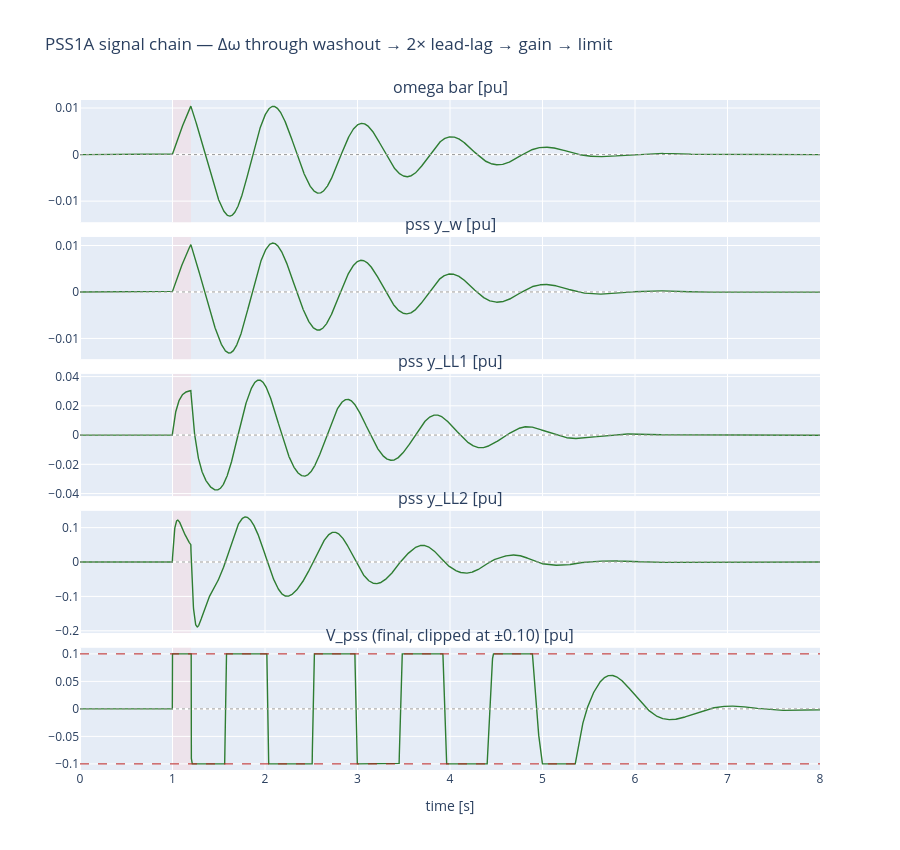

Source (notebook cell):
### Markdown cell above
## 9. Headline plot 3 — PSS signal anatomy

Trace each block in the PSS chain to see exactly what the
stabiliser is doing.  Same fault, AVR + PSS run.  The plotted
signals are:

- `omega` — rotor slip $\bar\omega$ (input to PSS)
- `pss_y_w` — washout output (Δω with DC removed)
- `pss_y_LL1` — first lead-lag output
- `pss_y_LL2` — second lead-lag output
- `Vpss` — final stabiliser output (after gain `Ks` and ± limit)

Watch the saturation behaviour: during the first ~2 s post-fault
the PSS rails at ±0.10 (full damping torque demanded but limited);
after the rotor returns to small deviations the PSS comes off the
limit and operates linearly.

### Code cell
g3 = GENROU(D=3.0); a3 = ST1A(); p3 = PSS1A()
r3 = run_smib_genrou_avr_pss(g3, a3, p3, n, t_end=8.0, h=2e-3,
                              scenarios=[f200], init_V=V1, init_S=S)

panels = [
    (u'omega bar [pu]', r3.traces['omega']),
    ('pss y_w [pu]',    r3.traces['pss_y_w']),
    ('pss y_LL1 [pu]',  r3.traces['pss_y_LL1']),
    ('pss y_LL2 [pu]',  r3.traces['pss_y_LL2']),
    ('V_pss (final, clipped at ±0.10) [pu]', r3.traces['Vpss']),
]
fig = make_subplots(rows=len(panels), cols=1, shared_xaxes=True,
                    vertical_spacing=0.022,
                    subplot_titles=[p[0] for p in panels])
for i, (lbl, arr) in enumerate(panels, start=1):
    fig.add_trace(go.Scatter(x=r3.t, y=arr, mode='lines',
                             line=dict(color='#2E7D32', width=1.4),
                             showlegend=False), row=i, col=1)
    fig.add_vrect(x0=1.0, x1=1.20, fillcolor='#FFCDD2', opacity=0.3,
                  layer='below', line_width=0, row=i, col=1)
    fig.add_hline(y=0, line=dict(color='#999', dash='dot', width=1),
                  row=i, col=1)
# Mark Vpss limits explicitly.
fig.add_hline(y=0.10,  line=dict(color='#B71C1C', dash='dash', width=1), row=5, col=1)
fig.add_hline(y=-0.10, line=dict(color='#B71C1C', dash='dash', width=1), row=5, col=1)
fig.update_xaxes(title_text='time [s]', row=len(panels), col=1)
fig.update_layout(height=170*len(panels), width=900,
                  title='PSS1A signal chain — Δω through washout → 2× lead-lag → gain → limit')
fig.show()

# Summary stats
sat_frac = float((np.abs(r3.traces['Vpss']) >= 0.10 - 1e-6).sum() / len(r3.traces['Vpss']))
print(f'Fraction of run with Vpss at the ±0.10 limit: {sat_frac*100:.1f}%')
print(f'Peak |Vpss| during run:                       {np.abs(r3.traces["Vpss"]).max():.4f} pu')
print(f'Peak |y_LL2| (pre-gain, pre-limit):           {np.abs(r3.traces["pss_y_LL2"]).max():.6f} pu')
print(f'Implied unlimited Vpss demand peak:           {20 * np.abs(r3.traces["pss_y_LL2"]).max():.4f} pu')
print("   (the gap between unlimited and clipped is what the limiter is doing)")

### Figure 1 — Plotly figure (JSON) as saved in the notebook; plotly's stock layout.template omitted (floating-point values rounded to 4 significant figures; data arrays with more than 128 entries replaced by an {"elided": "..."} marker saying what was removed)
{"data": [{"line": {"color": "#2E7D32", "width": 1.4}, "mode": "lines", "showlegend": false, "type": "scatter", "x": {"elided": "4001 float values"}, "xaxis": "x", "y": {"elided": "4001 float values"}, "yaxis": "y"}, {"line": {"color": "#2E7D32", "width": 1.4}, "mode": "lines", "showlegend": false, "type": "scatter", "x": {"elided": "4001 float values"}, "xaxis": "x2", "y": {"elided": "4001 float values"}, "yaxis": "y2"}, {"line": {"color": "#2E7D32", "width": 1.4}, "mode": "lines", "showlegend": false, "type": "scatter", "x": {"elided": "4001 float values"}, "xaxis": "x3", "y": {"elided": "4001 float values"}, "yaxis": "y3"}, {"line": {"color": "#2E7D32", "width": 1.4}, "mode": "lines", "showlegend": false, "type": "scatter", "x": {"elided": "4001 float values"}, "xaxis": "x4", "y": {"elided": "4001 float values"}, "yaxis": "y4"}, {"line": {"color": "#2E7D32", "width": 1.4}, "mode": "lines", "showlegend": false, "type": "scatter", "x": {"elided": "4001 float values"}, "xaxis": "x5", "y": {"elided": "4001 float values"}, "yaxis": "y5"}], "layout": {"annotations": [{"font": {"size": 16}, "showarrow": false, "text": "omega bar [pu]", "x": 0.5, "xanchor": "center", "xref": "paper", "y": 1.0, "yanchor": "bottom", "yref": "paper"}, {"font": {"size": 16}, "showarrow": false, "text": "pss y_w [pu]", "x": 0.5, "xanchor": "center", "xref": "paper", "y": 0.7956, "yanchor": "bottom", "yref": "paper"}, {"font": {"size": 16}, "showarrow": false, "text": "pss y_LL1 [pu]", "x": 0.5, "xanchor": "center", "xref": "paper", "y": 0.5912, "yanchor": "bottom", "yref": "paper"}, {"font": {"size": 16}, "showarrow": false, "text": "pss y_LL2 [pu]", "x": 0.5, "xanchor": "center", "xref": "paper", "y": 0.3868, "yanchor": "bottom", "yref": "paper"}, {"font": {"size": 16}, "showarrow": false, "text": "V_pss (final, clipped at ±0.10) [pu]", "x": 0.5, "xanchor": "center", "xref": "paper", "y": 0.1824, "yanchor": "bottom", "yref": "paper"}], "height": 850, "shapes": [{"fillcolor": "#FFCDD2", "layer": "below", "line": {"width": 0}, "opacity": 0.3, "type": "rect", "x0": 1.0, "x1": 1.2, "xref": "x", "y0": 0, "y1": 1, "yref": "y domain"}, {"line": {"color": "#999", "dash": "dot", "width": 1}, "type": "line", "x0": 0, "x1": 1, "xref": "x domain", "y0": 0, "y1": 0, "yref": "y"}, {"fillcolor": "#FFCDD2", "layer": "below", "line": {"width": 0}, "opacity": 0.3, "type": "rect", "x0": 1.0, "x1": 1.2, "xref": "x2", "y0": 0, "y1": 1, "yref": "y2 domain"}, {"line": {"color": "#999", "dash": "dot", "width": 1}, "type": "line", "x0": 0, "x1": 1, "xref": "x2 domain", "y0": 0, "y1": 0, "yref": "y2"}, {"fillcolor": "#FFCDD2", "layer": "below", "line": {"width": 0}, "opacity": 0.3, "type": "rect", "x0": 1.0, "x1": 1.2, "xref": "x3", "y0": 0, "y1": 1, "yref": "y3 domain"}, {"line": {"color": "#999", "dash": "dot", "width": 1}, "type": "line", "x0": 0, "x1": 1, "xref": "x3 domain", "y0": 0, "y1": 0, "yref": "y3"}, {"fillcolor": "#FFCDD2", "layer": "below", "line": {"width": 0}, "opacity": 0.3, "type": "rect", "x0": 1.0, "x1": 1.2, "xref": "x4", "y0": 0, "y1": 1, "yref": "y4 domain"}, {"line": {"color": "#999", "dash": "dot", "width": 1}, "type": "line", "x0": 0, "x1": 1, "xref": "x4 domain", "y0": 0, "y1": 0, "yref": "y4"}, {"fillcolor": "#FFCDD2", "layer": "below", "line": {"width": 0}, "opacity": 0.3, "type": "rect", "x0": 1.0, "x1": 1.2, "xref": "x5", "y0": 0, "y1": 1, "yref": "y5 domain"}, {"line": {"color": "#999", "dash": "dot", "width": 1}, "type": "line", "x0": 0, "x1": 1, "xref": "x5 domain", "y0": 0, "y1": 0, "yref": "y5"}, {"line": {"color": "#B71C1C", "dash": "dash", "width": 1}, "type": "line", "x0": 0, "x1": 1, "xref": "x5 domain", "y0": 0.1, "y1": 0.1, "yref": "y5"}, {"line": {"color": "#B71C1C", "dash": "dash", "width": 1}, "type": "line", "x0": 0, "x1": 1, "xref": "x5 domain", "y0": -0.1, "y1": -0.1, "yref": "y5"}], "title": {"text": "PSS1A signal chain — Δω through washout → 2× lead-lag → gain → limit"}, "width": 900, "xaxis": {"anchor": "y", "domain": [0.0, 1.0], "matches": "x5", "showticklabels": false}, "xaxis2": {"anchor": "y2", "domain": [0.0, 1.0], "matches": "x5", "showticklabels": false}, "xaxis3": {"anchor": "y3", "domain": [0.0, 1.0], "matches": "x5", "showticklabels": false}, "xaxis4": {"anchor": "y4", "domain": [0.0, 1.0], "matches": "x5", "showticklabels": false}, "xaxis5": {"anchor": "y5", "domain": [0.0, 1.0], "title": {"text": "time [s]"}}, "yaxis": {"anchor": "x", "domain": [0.8176, 1.0]}, "yaxis2": {"anchor": "x2", "domain": [0.6132, 0.7956]}, "yaxis3": {"anchor": "x3", "domain": [0.4088, 0.5912]}, "yaxis4": {"anchor": "x4", "domain": [0.2044, 0.3868]}, "yaxis5": {"anchor": "x5", "domain": [0.0, 0.1824]}}}
